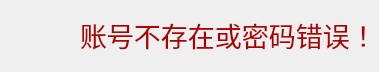
<?xml version="1.0" encoding="UTF-8"?>
<ui version="4.0">
 <class>LoginFailDialog</class>
 <widget class="QDialog" name="LoginFailDialog">
  <property name="geometry">
   <rect>
    <x>0</x>
    <y>0</y>
    <width>379</width>
    <height>72</height>
   </rect>
  </property>
  <property name="windowTitle">
   <string>用户登录--错误</string>
  </property>
  <property name="windowIcon">
   <iconset resource="../Images/image.qrc">
    <normaloff>:/images/images/pl.png</normaloff>:/images/images/pl.png</iconset>
  </property>
  <widget class="QLabel" name="label">
   <property name="geometry">
    <rect>
     <x>10</x>
     <y>10</y>
     <width>50</width>
     <height>50</height>
    </rect>
   </property>
   <property name="maximumSize">
    <size>
     <width>50</width>
     <height>50</height>
    </size>
   </property>
   <property name="text">
    <string/>
   </property>
   <property name="pixmap">
    <pixmap resource="../Images/image.qrc">:/images/images/sign.png</pixmap>
   </property>
   <property name="scaledContents">
    <bool>true</bool>
   </property>
  </widget>
  <widget class="QLabel" name="label_2">
   <property name="geometry">
    <rect>
     <x>80</x>
     <y>10</y>
     <width>291</width>
     <height>51</height>
    </rect>
   </property>
   <property name="font">
    <font>
     <pointsize>20</pointsize>
    </font>
   </property>
   <property name="text">
    <string>&lt;html&gt;&lt;head/&gt;&lt;body&gt;&lt;p&gt;&lt;span style=&quot; color:#aa0000;&quot;&gt;账号不存在或密码错误！&lt;/span&gt;&lt;/p&gt;&lt;/body&gt;&lt;/html&gt;</string>
   </property>
  </widget>
 </widget>
 <resources>
  <include location="../Images/image.qrc"/>
 </resources>
 <connections/>
</ui>
